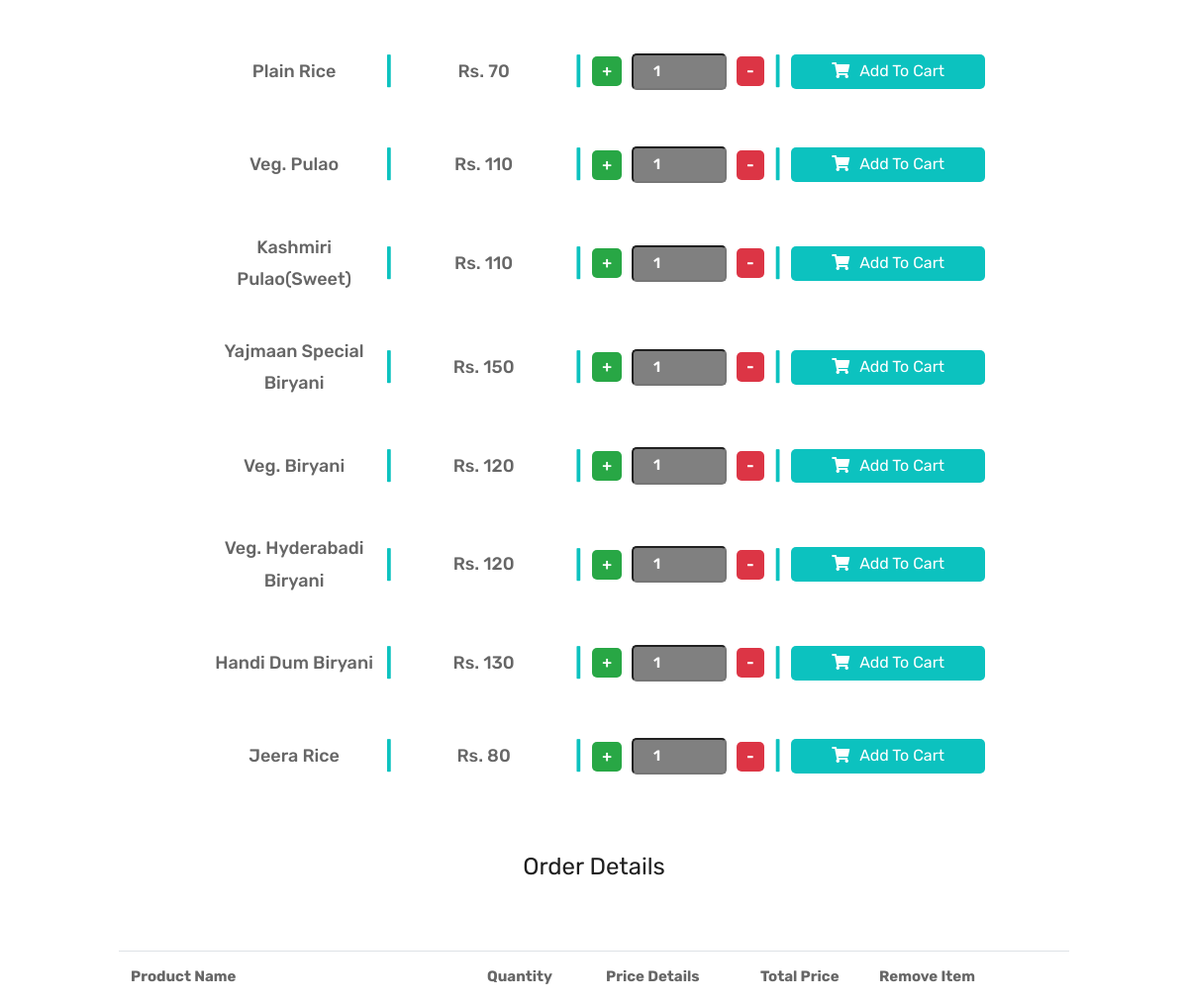
The page /admin/takeaway-1.php?cid=16 (middle part) on the database as committed earlier.
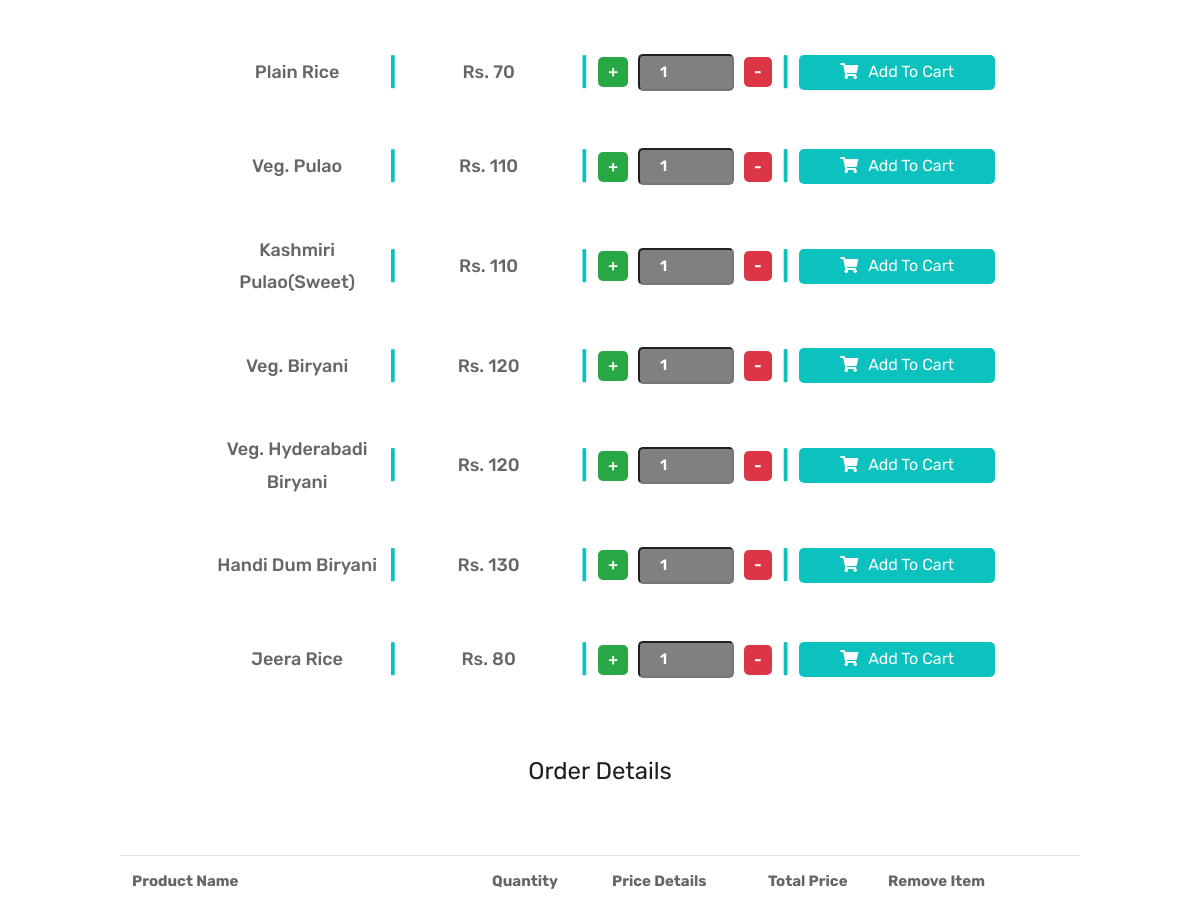
The same page on the database as committed later.
### tables this page shows
CREATE TABLE IF NOT EXISTS `menu` (
  `mid` int(10) NOT NULL AUTO_INCREMENT,
  `name` varchar(150) NOT NULL,
  `image` varchar(250) NOT NULL,
  `description` varchar(250) NOT NULL,
  `priority` int(10) NOT NULL,
  `restaurant_show` varchar(10) NOT NULL,
  `takeaway_show` varchar(10) NOT NULL,
  `price` int(10) NOT NULL,
  `type` int(11) NOT NULL,
  PRIMARY KEY (`mid`),
  KEY `category` (`type`)
);

### admin/takeaway-1.php (the view, shortened to what this page needs)
<?php
		if(isset($_GET['cid'])){
		    $cid = $_GET['cid'];
		}
		else{
		   $cid = $_SESSION['cid'];
		}
?>
<!DOCTYPE html>
<html lang="en">
<head>
    <link rel="stylesheet" href="css/menu.css" >
    <link rel="stylesheet" href="css/bootstrap.min.css">
    <link rel="stylesheet" href="css/style.css">
    <link rel="stylesheet" href="css/responsive.css">
    <link rel="stylesheet" href="css/custom.css">
		<link rel="stylesheet" href="css/c-items.css">
		<link rel="stylesheet" href="https://use.fontawesome.com/releases/v5.14.0/css/all.css">
</head>
<body>
<?php
	require 'db.php';
?>
    <section class="second-sect">
        <div class="main-section-categ">
            <div class="main-section-container">
				<div class="menu">
                    <div class="items">
                        <div class="itemsMenu">
                                <?php
                                    $exec = mysqli_query($con,"select * from menu where type = $cid AND takeaway_show = 'YES' order by priority");
                                    while($r = mysqli_fetch_array($exec)){
                                ?>
                                <div class="mainItem">
        		                    <form method="post" class="mainItem" action="takeaway-1.php?action=add&id=<?php echo $r['mid']; ?>">
                                        <span class="itemName"><?php echo $r['name'];  ?></span>
                                        <span class="verticalDevider">|</span>
                                        <span class="itemPrice">Rs. <?php echo $r['price']; ?></span>
                                        <span class="verticalDevider">|</span>
                                        <span class="itemsCount">
                                            <button class="btn btn-success" onclick="incrementItem(<?php echo $r['mid']; ?>); return false;"> + </button>
        									<span><input type="number" id="<?php echo 'item'.$r['mid']; ?>" name="quantity" class="itemMainCount" value="1" min="1" max="10" readonly></span>
        									<button class="btn btn-danger" onclick="decremtnItem(<?php echo $r['mid']; ?>); return false;"> - </button>
                                        </span>
                                        <span class="verticalDevider">|</span>
                                    <button type="submit" name="add" class="itemToCart"><i class="fa fa-shopping-cart"></i>Add To Cart</button>
                                    </form>
                                </div>
                                <?php  }  ?>
                        </div>
                    </div>
                </div>
            </div>
		</div>
    </section>
		<div style="padding-left: 10%;padding-right: 10%; padding-bottom: 5%;" id="cart-1" >
		 <form method = "post" action="takeaway-2.php">
            <div style=" padding:50px; font-size:60px; text-align:center;">
        		<h1> Order Details <h1>
        	</div>
            <div class="table-responsive">
                <table class="table" id="cart-1">
                <tr>
                    <th width="30%">Product Name</th>
                    <th width="10%">Quantity</th>
                    <th width="13%">Price Details</th>
                    <th width="10%">Total Price</th>
                    <th width="17%">Remove Item</th>
                </tr>
                </table>
                </div>
            </form>
</div>
</body>
</html>

Rows that differ between the two databases and show on the page:
removed menu: name "Yajmaan Special Biryani", price "150"
